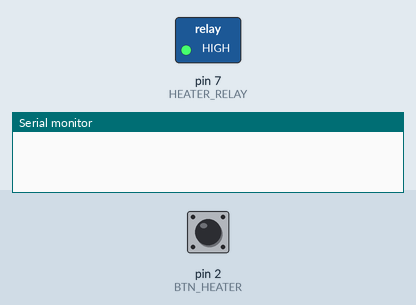
A sketch run on a simulated Arduino Uno, built with avr-gcc and run on an emulated ATmega328P. Parts: switched loads named in the sketch (green lamp = pin HIGH), the last lines printed to the serial monitor. Inputs (shaded band) come from the test bench; at power-on: pin 2 (BTN_HEATER) HIGH.

Above: at 1.2 s.
1.3 s: pin 2 (BTN_HEATER) pulled LOW for 0.15 s
At 1.9 s:
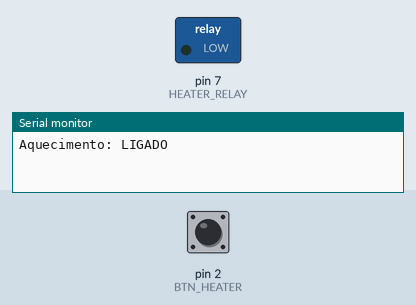
2.9 s: pin 2 (BTN_HEATER) pulled LOW for 1 s
At 4.3 s:
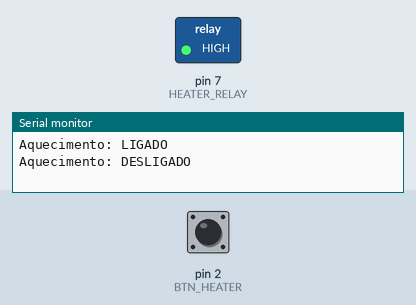
5.4 s: pin 2 (BTN_HEATER) pulled LOW for 3.2 s
At 6.2 s:
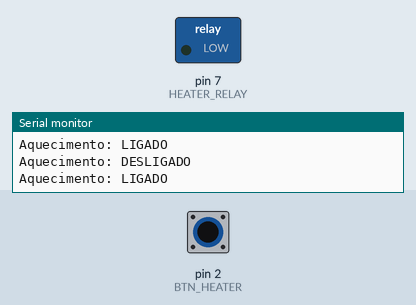
Timing chart, 0 to 8.4 s (numbered marks = the images above; inputs shaded):
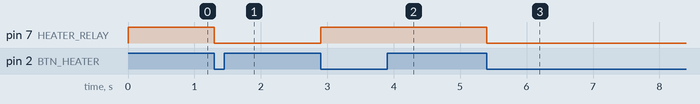

The sketch:

templigadanoreleafuncionar.ino
```cpp
#define BTN_HEATER 2
#define HEATER_RELAY 7

bool heaterState = false;
bool lastButtonState = HIGH;

void setup() {
  Serial.begin(9600);

  pinMode(BTN_HEATER, INPUT_PULLUP);
  pinMode(HEATER_RELAY, OUTPUT);

  digitalWrite(HEATER_RELAY, HIGH); // começa desligado (active LOW)
}

void loop() {

  bool currentButtonState = digitalRead(BTN_HEATER);

  if (lastButtonState == HIGH && currentButtonState == LOW) {

    heaterState = !heaterState;

    digitalWrite(HEATER_RELAY, heaterState ? LOW : HIGH);

    Serial.print("Aquecimento: ");
    Serial.println(heaterState ? "LIGADO" : "DESLIGADO");

    delay(200);
  }

  lastButtonState = currentButtonState;
}
```

Measured:
- after the input at 1.3 s, pin 7 (HEATER_RELAY): HIGH → LOW at once
- after the input at 2.9 s, pin 7 (HEATER_RELAY): LOW → HIGH at once
- after the input at 5.4 s, pin 7 (HEATER_RELAY): HIGH → LOW at once
